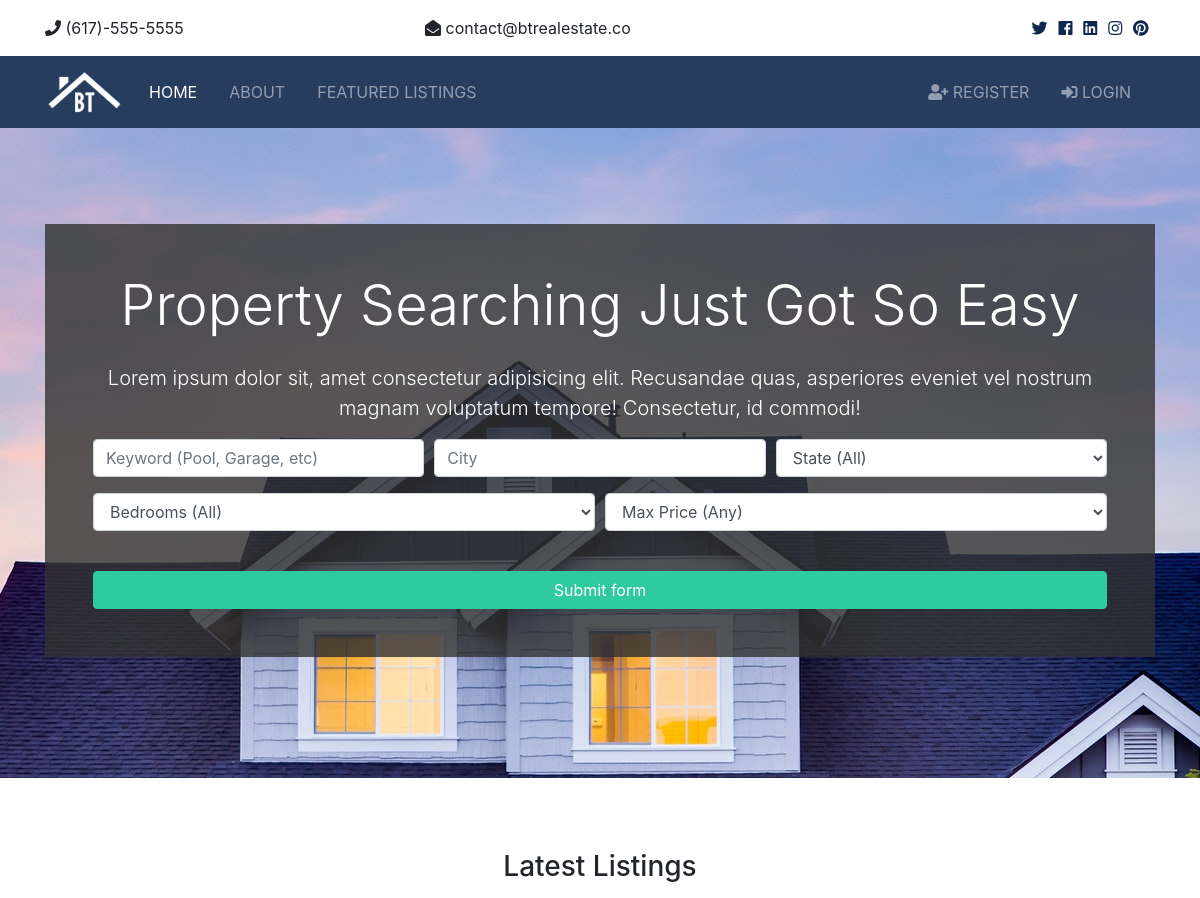
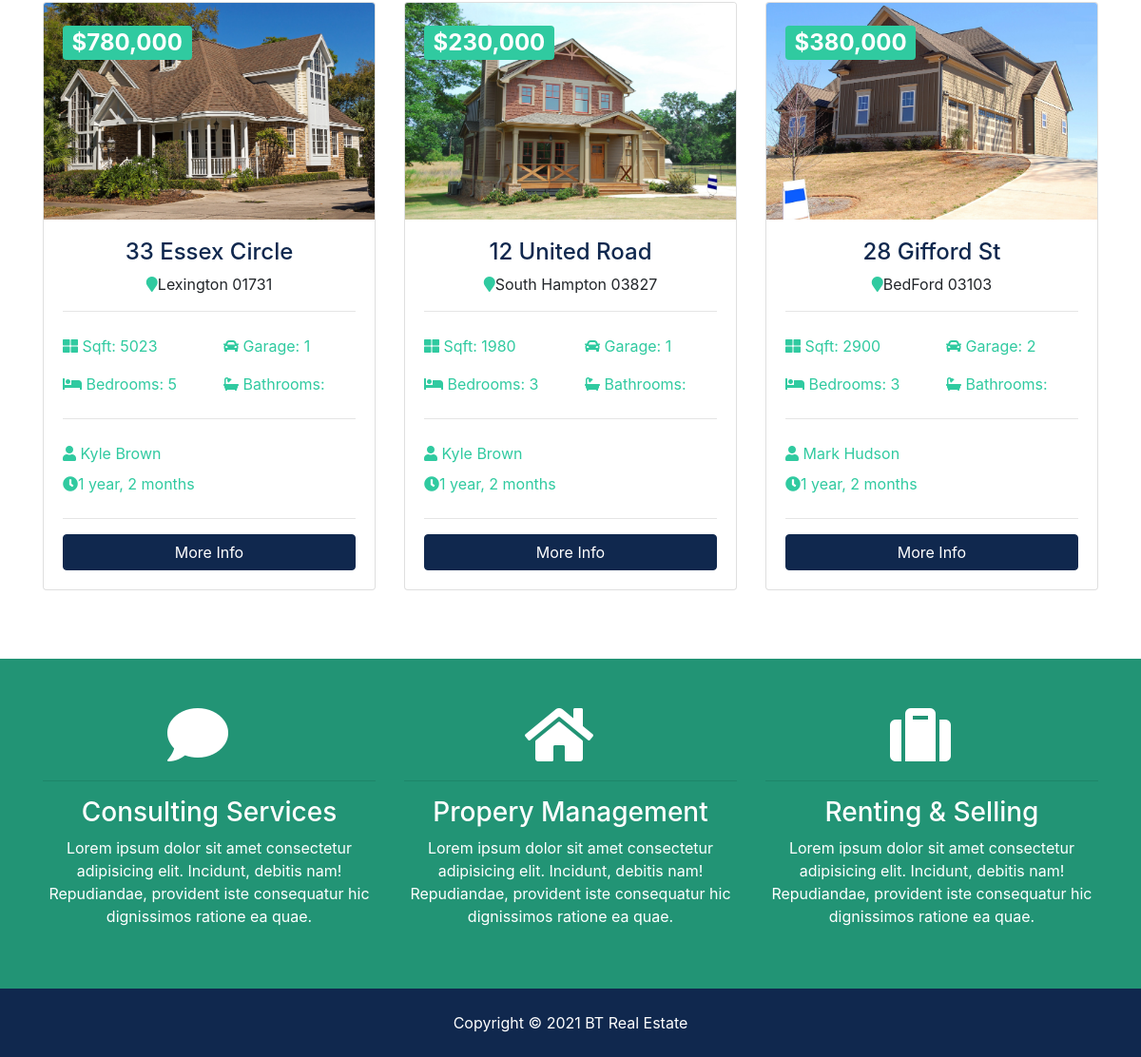
The page / on the database its author committed (2 pictures, top to bottom).
### listings/models.py (models this page shows, shortened)
class Listing(models.Model):
	realtor = models.ForeignKey(Realtor, on_delete=models.DO_NOTHING)
	title = models.CharField(max_length=200)
	address = models.CharField(max_length=200)
	city = models.CharField(max_length=100)
	state = models.CharField(max_length=100)
	zipcode = models.CharField(max_length=20)
	description = models.TextField(blank=True)
	price = models.IntegerField()
	bedrooms = models.IntegerField()
	bathroom = models.DecimalField(max_digits=2, decimal_places=1)
	garage = models.IntegerField(default=0)
	sqft = models.IntegerField()
	lot_size = models.DecimalField(max_digits=5, decimal_places=1)
	photo_main = models.ImageField(upload_to='photos/%Y/%m/%d')
	photo_1 = models.ImageField(upload_to='photos/%Y/%m/%d', blank=True)
	photo_2 = models.ImageField(upload_to='photos/%Y/%m/%d', blank=True)
	photo_3 = models.ImageField(upload_to='photos/%Y/%m/%d', blank=True)
	photo_4 = models.ImageField(upload_to='photos/%Y/%m/%d', blank=True)
	photo_5 = models.ImageField(upload_to='photos/%Y/%m/%d', blank=True)
	photo_6 = models.ImageField(upload_to='photos/%Y/%m/%d', blank=True)
	is_published = models.BooleanField(default=True)
	list_date = models.DateTimeField(default=datetime.now, blank=True)

### realtors/models.py (models this page shows)
class Realtor(models.Model):
	name = models.CharField(max_length=200)
	photo = models.ImageField(upload_to='photo/%Y/%m/%d')
	description = models.TextField(blank=True)
	phone = models.CharField(max_length=20)
	email = models.CharField(max_length=20)
	is_mvp = models.BooleanField(default=False)
	hire_date = models.DateTimeField(default=datetime.now, blank=True)
	def __str__(self):
		return self.name

### pages/views.py (the view)
# urls.py: path('',views.index, name='listings'),
def index(request):
	listings = Listing.objects.order_by('-list_date').filter(is_published=True)[:3]
	context = {
		'listings':listings,
		'state_choices':state_choices,
		'bedroom_choices':bedroom_choices,
		'price_choices':price_choices,
	}
	return render(request, 'pages/index.html', context)

### templates/pages/index.html (shortened to what this page needs)
{% extends 'base.html' %}
{% load humanize %}
{% block content %}
  <section id="showcase">
    <div class="container text-center">
      <div class="home-search p-5">
        <div class="overlay p-5">
          <h1 class="display-4 mb-4">
            Property Searching Just Got So Easy
          </h1>
          <p class="lead">Lorem ipsum dolor sit, amet consectetur adipisicing elit. Recusandae quas, asperiores eveniet vel nostrum magnam
            voluptatum tempore! Consectetur, id commodi!</p>
          <div class="search">
            <form action="{% url 'search' %}">
              <div class="form-row">
                <div class="col-md-4 mb-3">
                  <input type="text" name="keywords" class="form-control" placeholder="Keyword (Pool, Garage, etc)">
                </div>
                <div class="col-md-4 mb-3">
                  <input type="text" name="city" class="form-control" placeholder="City">
                </div>
                <div class="col-md-4 mb-3">
                  <select name="state" class="form-control">
                    <option selected="true" disabled="disabled">State (All)</option>
                  </select>
                </div>
              </div>
              <div class="form-row">
                <div class="col-md-6 mb-3">
                  <select name="bedrooms" class="form-control">
                    <option selected="true" disabled="disabled">Bedrooms (All)</option>
                  </select>
                </div>
                <div class="col-md-6 mb-3">
                  <select name="price" class="form-control" id="type">
                    <option selected="true" disabled="disabled">Max Price (Any)</option>
                  </select>
                </div>
              </div>
              <button class="btn btn-secondary btn-block mt-4" type="submit">Submit form</button>
            </form>
          </div>
        </div>
      </div>
    </div>
  </section>
<br>
  <section id="listings" class="py-5">
    <div class="container">
      <h3 class="text-center mb-3">Latest Listings</h3>
      <div class="row">
        {% if listings %}
          {% for listing in listings%}
            <div class="col-md-6 col-lg-4 mb-4">
              <div class="card listing-preview">
                <img class="card-img-top" src="{{listing.photo_main.url}}" alt="">
                <div class="card-img-overlay">
                  <h2>
                    <span class="badge badge-secondary text-white">${{listing.price | intcomma}}</span>
                  </h2>
                </div>
                <div class="card-body">
                  <div class="listing-heading text-center">
                    <h4 class="text-primary">{{ listing.title }}</h4>
                    <p>
                      <i class="fas fa-map-marker text-secondary"></i>{{ listing.city}} {{ listing.zipcode}}</p>
                  </div>
                  <hr>
                  <div class="row py-2 text-secondary">
                    <div class="col-6">
                      <i class="fas fa-th-large"></i> Sqft: {{ listing.sqft }}</div>
                    <div class="col-6">
                      <i class="fas fa-car"></i> Garage: {{ listing.garage }}</div>
                  </div>
                  <div class="row py-2 text-secondary">
                    <div class="col-6">
                      <i class="fas fa-bed"></i> Bedrooms: {{ listing.bedrooms }}</div>
                    <div class="col-6">
                      <i class="fas fa-bath"></i> Bathrooms: {{ listing.bathrooms }}</div>
                  </div>
                  <hr>
                  <div class="row py-2 text-secondary">
                    <div class="col-6">
                      <i class="fas fa-user"></i> {{ listing.realtor }}</div>
                  </div>
                  <div class="row text-secondary pb-2">
                    <div class="col-6">
                      <i class="fas fa-clock"></i>{{ listing.list_date | timesince }}</div>
                  </div>
                  <hr>
                  <a href="{% url 'listing' listing.id %}" class="btn btn-primary btn-block">More Info</a>
                </div>
              </div>
            </div>
          {% endfor%}
        {% else %}
          <div class="col-md-12">
            <p>No Listings Available</p>
          </div>
        {% endif %}
      </div>
    </div>
  </section>
  <section id="services" class="py-5 bg-secondary text-white">
    <div class="container">
      <div class="row text-center">
        <div class="col-md-4">
          <i class="fas fa-comment fa-4x mr-4"></i>
          <hr>
          <h3>Consulting Services</h3>
          <p>Lorem ipsum dolor sit amet consectetur adipisicing elit. Incidunt, debitis nam! Repudiandae, provident iste consequatur
            hic dignissimos ratione ea quae.</p>
        </div>
        <div class="col-md-4">
          <i class="fas fa-home fa-4x mr-4"></i>
          <hr>
          <h3>Propery Management</h3>
          <p>Lorem ipsum dolor sit amet consectetur adipisicing elit. Incidunt, debitis nam! Repudiandae, provident iste consequatur
            hic dignissimos ratione ea quae.</p>
        </div>
        <div class="col-md-4">
          <i class="fas fa-suitcase fa-4x mr-4"></i>
          <hr>
          <h3>Renting & Selling</h3>
          <p>Lorem ipsum dolor sit amet consectetur adipisicing elit. Incidunt, debitis nam! Repudiandae, provident iste consequatur
            hic dignissimos ratione ea quae.</p>
        </div>
      </div>
    </div>
  </section>
{% endblock %}

### btre/static/css/all.css (style rules this page uses)
.fa, .fas, .far, .fal, .fab { -moz-osx-font-smoothing: grayscale; -webkit-font-smoothing: antialiased; display: inline-block; font-style: normal; font-variant: normal; text-rendering: auto; line-height: 1; }
.fa-4x { font-size: 4em; }
.fa-bath:before { content: "\f2cd"; }
.fa-bed:before { content: "\f236"; }
.fa-car:before { content: "\f1b9"; }
.fa-clock:before { content: "\f017"; }
.fa-comment:before { content: "\f075"; }
.fa-home:before { content: "\f015"; }
.fa-map-marker:before { content: "\f041"; }
.fa-suitcase:before { content: "\f0f2"; }
.fa-th-large:before { content: "\f009"; }
.fa-user:before { content: "\f007"; }
.fa, .fas { font-family: 'Font Awesome 5 Free'; font-weight: 900; }

### btre/static/css/style.css (style rules this page uses)
.btn-secondary { color: #fff !important; }
img { width: 100%; }
#showcase { background: url("../img/showcase.jpg") no-repeat top center fixed; position: relative; min-height: 650px; color: #fff; padding-top: 6rem; }
#showcase .home-search { min-height: 400px; position: relative; border-radius: 5px; }
#showcase .overlay { content: ''; position: absolute; top: 0; left: 0; min-height: 400px; width: 100%; background: rgba(51, 51, 51, 0.8); }
#services { background: url("../img/building.jpg") no-repeat top center fixed; min-height: 300px; position: relative; overflow: hidden; }
#services::before { content: ''; position: absolute; top: 0; left: 0; min-height: 100%; width: 100%; background: rgba(32, 134, 107, 0.8); }
.listing-preview a { position: relative; }

### rows shown on the page
Listing: photo_main (picture), price "780,000", title "33 Essex Circle", city "Lexington", zipcode "01731", sqft "5023", garage "1", bedrooms "5", realtor "Kyle Brown", list_date "1 year, 2 months"
Listing: photo_main (picture), price "230,000", title "12 United Road", city "South Hampton", zipcode "03827", sqft "1980", garage "1", bedrooms "3", realtor "Kyle Brown", list_date "1 year, 2 months"
Listing: photo_main (picture), price "380,000", title "28 Gifford St", city "BedFord", zipcode "03103", sqft "2900", garage "2", bedrooms "3", realtor "Mark Hudson", list_date "1 year, 2 months"
